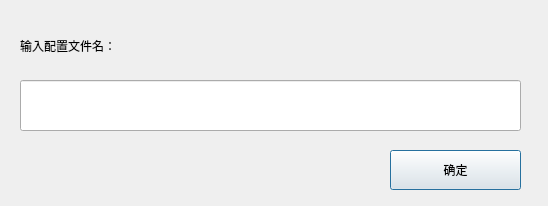
<?xml version="1.0" encoding="UTF-8"?>
<ui version="4.0">
 <class>Dialog</class>
 <widget class="QDialog" name="Dialog">
  <property name="geometry">
   <rect>
    <x>0</x>
    <y>0</y>
    <width>548</width>
    <height>206</height>
   </rect>
  </property>
  <property name="minimumSize">
   <size>
    <width>548</width>
    <height>206</height>
   </size>
  </property>
  <property name="maximumSize">
   <size>
    <width>548</width>
    <height>206</height>
   </size>
  </property>
  <property name="windowTitle">
   <string>配置文件名</string>
  </property>
  <widget class="QLabel" name="label">
   <property name="geometry">
    <rect>
     <x>20</x>
     <y>30</y>
     <width>181</width>
     <height>31</height>
    </rect>
   </property>
   <property name="text">
    <string>输入配置文件名：</string>
   </property>
  </widget>
  <widget class="QLineEdit" name="lineEdit">
   <property name="geometry">
    <rect>
     <x>20</x>
     <y>80</y>
     <width>501</width>
     <height>51</height>
    </rect>
   </property>
  </widget>
  <widget class="QPushButton" name="Button_Ok">
   <property name="geometry">
    <rect>
     <x>390</x>
     <y>150</y>
     <width>131</width>
     <height>40</height>
    </rect>
   </property>
   <property name="text">
    <string>确定</string>
   </property>
  </widget>
 </widget>
 <resources/>
 <connections/>
</ui>
